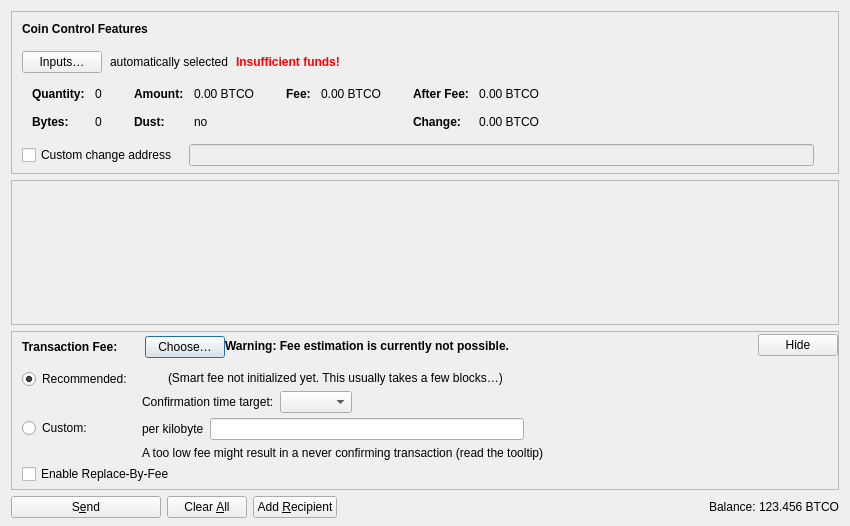
<?xml version="1.0" encoding="UTF-8"?>
<ui version="4.0">
 <class>SendCoinsDialog</class>
 <widget class="QDialog" name="SendCoinsDialog">
  <property name="geometry">
   <rect>
    <x>0</x>
    <y>0</y>
    <width>850</width>
    <height>526</height>
   </rect>
  </property>
  <property name="windowTitle">
   <string>Send Coins</string>
  </property>
  <layout class="QVBoxLayout" name="verticalLayout" stretch="0,1,0,0">
   <property name="bottomMargin">
    <number>8</number>
   </property>
   <item>
    <widget class="QFrame" name="frameCoinControl">
     <property name="sizePolicy">
      <sizepolicy hsizetype="Expanding" vsizetype="Expanding">
       <horstretch>0</horstretch>
       <verstretch>0</verstretch>
      </sizepolicy>
     </property>
     <property name="maximumSize">
      <size>
       <width>16777215</width>
       <height>16777215</height>
      </size>
     </property>
     <property name="frameShape">
      <enum>QFrame::StyledPanel</enum>
     </property>
     <property name="frameShadow">
      <enum>QFrame::Sunken</enum>
     </property>
     <layout class="QVBoxLayout" name="verticalLayoutCoinControl2">
      <property name="spacing">
       <number>0</number>
      </property>
      <property name="leftMargin">
       <number>0</number>
      </property>
      <property name="topMargin">
       <number>0</number>
      </property>
      <property name="rightMargin">
       <number>0</number>
      </property>
      <property name="bottomMargin">
       <number>6</number>
      </property>
      <item>
       <layout class="QVBoxLayout" name="verticalLayoutCoinControl" stretch="0,0,0,0,1">
        <property name="spacing">
         <number>0</number>
        </property>
        <property name="leftMargin">
         <number>10</number>
        </property>
        <property name="topMargin">
         <number>10</number>
        </property>
        <item>
         <layout class="QHBoxLayout" name="horizontalLayoutCoinControl1">
          <property name="bottomMargin">
           <number>15</number>
          </property>
          <item>
           <widget class="QLabel" name="labelCoinControlFeatures">
            <property name="sizePolicy">
             <sizepolicy hsizetype="Preferred" vsizetype="Maximum">
              <horstretch>0</horstretch>
              <verstretch>0</verstretch>
             </sizepolicy>
            </property>
            <property name="font">
             <font>
              <weight>75</weight>
              <bold>true</bold>
             </font>
            </property>
            <property name="styleSheet">
             <string notr="true">font-weight:bold;</string>
            </property>
            <property name="text">
             <string>Coin Control Features</string>
            </property>
           </widget>
          </item>
         </layout>
        </item>
        <item>
         <layout class="QHBoxLayout" name="horizontalLayoutCoinControl2" stretch="0,0,0,0">
          <property name="spacing">
           <number>8</number>
          </property>
          <property name="bottomMargin">
           <number>10</number>
          </property>
          <item>
           <widget class="QPushButton" name="pushButtonCoinControl">
            <property name="styleSheet">
             <string notr="true"/>
            </property>
            <property name="text">
             <string>Inputs…</string>
            </property>
            <property name="autoDefault">
             <bool>false</bool>
            </property>
           </widget>
          </item>
          <item>
           <widget class="QLabel" name="labelCoinControlAutomaticallySelected">
            <property name="text">
             <string>automatically selected</string>
            </property>
            <property name="margin">
             <number>5</number>
            </property>
           </widget>
          </item>
          <item>
           <widget class="QLabel" name="labelCoinControlInsuffFunds">
            <property name="font">
             <font>
              <weight>75</weight>
              <bold>true</bold>
             </font>
            </property>
            <property name="styleSheet">
             <string notr="true">color:red;font-weight:bold;</string>
            </property>
            <property name="text">
             <string>Insufficient funds!</string>
            </property>
            <property name="margin">
             <number>5</number>
            </property>
           </widget>
          </item>
          <item>
           <spacer name="horizontalSpacerCoinControl">
            <property name="orientation">
             <enum>Qt::Horizontal</enum>
            </property>
            <property name="sizeHint" stdset="0">
             <size>
              <width>40</width>
              <height>1</height>
             </size>
            </property>
           </spacer>
          </item>
         </layout>
        </item>
        <item>
         <widget class="QWidget" name="widgetCoinControl" native="true">
          <property name="sizePolicy">
           <sizepolicy hsizetype="Preferred" vsizetype="Preferred">
            <horstretch>0</horstretch>
            <verstretch>0</verstretch>
           </sizepolicy>
          </property>
          <property name="minimumSize">
           <size>
            <width>0</width>
            <height>0</height>
           </size>
          </property>
          <property name="styleSheet">
           <string notr="true"/>
          </property>
          <layout class="QHBoxLayout" name="horizontalLayoutCoinControl5">
           <property name="leftMargin">
            <number>0</number>
           </property>
           <property name="topMargin">
            <number>0</number>
           </property>
           <property name="rightMargin">
            <number>0</number>
           </property>
           <property name="bottomMargin">
            <number>0</number>
           </property>
           <item>
            <layout class="QHBoxLayout" name="horizontalLayoutCoinControl3" stretch="0,0,0,1">
             <property name="spacing">
              <number>20</number>
             </property>
             <property name="topMargin">
              <number>0</number>
             </property>
             <property name="bottomMargin">
              <number>10</number>
             </property>
             <item>
              <layout class="QFormLayout" name="formLayoutCoinControl1">
               <property name="horizontalSpacing">
                <number>10</number>
               </property>
               <property name="verticalSpacing">
                <number>14</number>
               </property>
               <property name="leftMargin">
                <number>10</number>
               </property>
               <property name="topMargin">
                <number>4</number>
               </property>
               <property name="rightMargin">
                <number>6</number>
               </property>
               <item row="0" column="0">
                <widget class="QLabel" name="labelCoinControlQuantityText">
                 <property name="font">
                  <font>
                   <weight>75</weight>
                   <bold>true</bold>
                  </font>
                 </property>
                 <property name="text">
                  <string>Quantity:</string>
                 </property>
                 <property name="margin">
                  <number>0</number>
                 </property>
                </widget>
               </item>
               <item row="0" column="1">
                <widget class="QLabel" name="labelCoinControlQuantity">
                 <property name="cursor">
                  <cursorShape>IBeamCursor</cursorShape>
                 </property>
                 <property name="contextMenuPolicy">
                  <enum>Qt::ActionsContextMenu</enum>
                 </property>
                 <property name="text">
                  <string notr="true">0</string>
                 </property>
                 <property name="margin">
                  <number>0</number>
                 </property>
                 <property name="textInteractionFlags">
                  <set>Qt::LinksAccessibleByMouse|Qt::TextSelectableByKeyboard|Qt::TextSelectableByMouse</set>
                 </property>
                </widget>
               </item>
               <item row="1" column="0">
                <widget class="QLabel" name="labelCoinControlBytesText">
                 <property name="font">
                  <font>
                   <weight>75</weight>
                   <bold>true</bold>
                  </font>
                 </property>
                 <property name="text">
                  <string>Bytes:</string>
                 </property>
                </widget>
               </item>
               <item row="1" column="1">
                <widget class="QLabel" name="labelCoinControlBytes">
                 <property name="cursor">
                  <cursorShape>IBeamCursor</cursorShape>
                 </property>
                 <property name="contextMenuPolicy">
                  <enum>Qt::ActionsContextMenu</enum>
                 </property>
                 <property name="text">
                  <string notr="true">0</string>
                 </property>
                 <property name="textInteractionFlags">
                  <set>Qt::LinksAccessibleByMouse|Qt::TextSelectableByKeyboard|Qt::TextSelectableByMouse</set>
                 </property>
                </widget>
               </item>
              </layout>
             </item>
             <item>
              <layout class="QFormLayout" name="formLayoutCoinControl2">
               <property name="horizontalSpacing">
                <number>10</number>
               </property>
               <property name="verticalSpacing">
                <number>14</number>
               </property>
               <property name="leftMargin">
                <number>6</number>
               </property>
               <property name="topMargin">
                <number>4</number>
               </property>
               <property name="rightMargin">
                <number>6</number>
               </property>
               <item row="0" column="0">
                <widget class="QLabel" name="labelCoinControlAmountText">
                 <property name="font">
                  <font>
                   <weight>75</weight>
                   <bold>true</bold>
                  </font>
                 </property>
                 <property name="text">
                  <string>Amount:</string>
                 </property>
                 <property name="margin">
                  <number>0</number>
                 </property>
                </widget>
               </item>
               <item row="0" column="1">
                <widget class="QLabel" name="labelCoinControlAmount">
                 <property name="cursor">
                  <cursorShape>IBeamCursor</cursorShape>
                 </property>
                 <property name="contextMenuPolicy">
                  <enum>Qt::ActionsContextMenu</enum>
                 </property>
                 <property name="text">
                  <string notr="true">0.00 BTCO</string>
                 </property>
                 <property name="textInteractionFlags">
                  <set>Qt::LinksAccessibleByMouse|Qt::TextSelectableByKeyboard|Qt::TextSelectableByMouse</set>
                 </property>
                </widget>
               </item>
               <item row="1" column="0">
                <widget class="QLabel" name="labelCoinControlLowOutputText">
                 <property name="font">
                  <font>
                   <weight>75</weight>
                   <bold>true</bold>
                  </font>
                 </property>
                 <property name="text">
                  <string>Dust:</string>
                 </property>
                </widget>
               </item>
               <item row="1" column="1">
                <widget class="QLabel" name="labelCoinControlLowOutput">
                 <property name="cursor">
                  <cursorShape>IBeamCursor</cursorShape>
                 </property>
                 <property name="contextMenuPolicy">
                  <enum>Qt::ActionsContextMenu</enum>
                 </property>
                 <property name="text">
                  <string notr="true">no</string>
                 </property>
                 <property name="textInteractionFlags">
                  <set>Qt::LinksAccessibleByMouse|Qt::TextSelectableByKeyboard|Qt::TextSelectableByMouse</set>
                 </property>
                </widget>
               </item>
              </layout>
             </item>
             <item>
              <layout class="QFormLayout" name="formLayoutCoinControl3">
               <property name="horizontalSpacing">
                <number>10</number>
               </property>
               <property name="verticalSpacing">
                <number>14</number>
               </property>
               <property name="leftMargin">
                <number>6</number>
               </property>
               <property name="topMargin">
                <number>4</number>
               </property>
               <property name="rightMargin">
                <number>6</number>
               </property>
               <item row="0" column="0">
                <widget class="QLabel" name="labelCoinControlFeeText">
                 <property name="font">
                  <font>
                   <weight>75</weight>
                   <bold>true</bold>
                  </font>
                 </property>
                 <property name="text">
                  <string>Fee:</string>
                 </property>
                 <property name="margin">
                  <number>0</number>
                 </property>
                </widget>
               </item>
               <item row="0" column="1">
                <widget class="QLabel" name="labelCoinControlFee">
                 <property name="cursor">
                  <cursorShape>IBeamCursor</cursorShape>
                 </property>
                 <property name="contextMenuPolicy">
                  <enum>Qt::ActionsContextMenu</enum>
                 </property>
                 <property name="text">
                  <string notr="true">0.00 BTCO</string>
                 </property>
                 <property name="textInteractionFlags">
                  <set>Qt::LinksAccessibleByMouse|Qt::TextSelectableByKeyboard|Qt::TextSelectableByMouse</set>
                 </property>
                </widget>
               </item>
              </layout>
             </item>
             <item>
              <layout class="QFormLayout" name="formLayoutCoinControl4">
               <property name="horizontalSpacing">
                <number>10</number>
               </property>
               <property name="verticalSpacing">
                <number>14</number>
               </property>
               <property name="leftMargin">
                <number>6</number>
               </property>
               <property name="topMargin">
                <number>4</number>
               </property>
               <property name="rightMargin">
                <number>6</number>
               </property>
               <item row="0" column="0">
                <widget class="QLabel" name="labelCoinControlAfterFeeText">
                 <property name="font">
                  <font>
                   <weight>75</weight>
                   <bold>true</bold>
                  </font>
                 </property>
                 <property name="text">
                  <string>After Fee:</string>
                 </property>
                 <property name="margin">
                  <number>0</number>
                 </property>
                </widget>
               </item>
               <item row="0" column="1">
                <widget class="QLabel" name="labelCoinControlAfterFee">
                 <property name="cursor">
                  <cursorShape>IBeamCursor</cursorShape>
                 </property>
                 <property name="contextMenuPolicy">
                  <enum>Qt::ActionsContextMenu</enum>
                 </property>
                 <property name="text">
                  <string notr="true">0.00 BTCO</string>
                 </property>
                 <property name="textInteractionFlags">
                  <set>Qt::LinksAccessibleByMouse|Qt::TextSelectableByKeyboard|Qt::TextSelectableByMouse</set>
                 </property>
                </widget>
               </item>
               <item row="1" column="0">
                <widget class="QLabel" name="labelCoinControlChangeText">
                 <property name="font">
                  <font>
                   <weight>75</weight>
                   <bold>true</bold>
                  </font>
                 </property>
                 <property name="text">
                  <string>Change:</string>
                 </property>
                </widget>
               </item>
               <item row="1" column="1">
                <widget class="QLabel" name="labelCoinControlChange">
                 <property name="cursor">
                  <cursorShape>IBeamCursor</cursorShape>
                 </property>
                 <property name="contextMenuPolicy">
                  <enum>Qt::ActionsContextMenu</enum>
                 </property>
                 <property name="text">
                  <string notr="true">0.00 BTCO</string>
                 </property>
                 <property name="textInteractionFlags">
                  <set>Qt::LinksAccessibleByMouse|Qt::TextSelectableByKeyboard|Qt::TextSelectableByMouse</set>
                 </property>
                </widget>
               </item>
              </layout>
             </item>
            </layout>
           </item>
          </layout>
         </widget>
        </item>
        <item>
         <layout class="QHBoxLayout" name="horizontalLayoutCoinControl4" stretch="0,0,0">
          <property name="spacing">
           <number>12</number>
          </property>
          <property name="sizeConstraint">
           <enum>QLayout::SetDefaultConstraint</enum>
          </property>
          <property name="topMargin">
           <number>5</number>
          </property>
          <property name="rightMargin">
           <number>5</number>
          </property>
          <item>
           <widget class="QCheckBox" name="checkBoxCoinControlChange">
            <property name="toolTip">
             <string>If this is activated, but the change address is empty or invalid, change will be sent to a newly generated address.</string>
            </property>
            <property name="text">
             <string>Custom change address</string>
            </property>
           </widget>
          </item>
          <item>
           <widget class="QValidatedLineEdit" name="lineEditCoinControlChange">
            <property name="enabled">
             <bool>false</bool>
            </property>
            <property name="sizePolicy">
             <sizepolicy hsizetype="Expanding" vsizetype="Fixed">
              <horstretch>0</horstretch>
              <verstretch>0</verstretch>
             </sizepolicy>
            </property>
           </widget>
          </item>
          <item>
           <widget class="QLabel" name="labelCoinControlChangeLabel">
            <property name="sizePolicy">
             <sizepolicy hsizetype="Preferred" vsizetype="Expanding">
              <horstretch>0</horstretch>
              <verstretch>0</verstretch>
             </sizepolicy>
            </property>
            <property name="minimumSize">
             <size>
              <width>0</width>
              <height>0</height>
             </size>
            </property>
            <property name="text">
             <string/>
            </property>
            <property name="margin">
             <number>3</number>
            </property>
           </widget>
          </item>
         </layout>
        </item>
        <item>
         <spacer name="verticalSpacerCoinControl">
          <property name="orientation">
           <enum>Qt::Vertical</enum>
          </property>
          <property name="sizeHint" stdset="0">
           <size>
            <width>800</width>
            <height>1</height>
           </size>
          </property>
         </spacer>
        </item>
       </layout>
      </item>
     </layout>
    </widget>
   </item>
   <item>
    <widget class="QScrollArea" name="scrollArea">
     <property name="widgetResizable">
      <bool>true</bool>
     </property>
     <widget class="QWidget" name="scrollAreaWidgetContents">
      <property name="geometry">
       <rect>
        <x>0</x>
        <y>0</y>
        <width>830</width>
        <height>104</height>
       </rect>
      </property>
      <layout class="QVBoxLayout" name="verticalLayout_2" stretch="0,1">
       <property name="leftMargin">
        <number>0</number>
       </property>
       <property name="topMargin">
        <number>0</number>
       </property>
       <property name="rightMargin">
        <number>0</number>
       </property>
       <property name="bottomMargin">
        <number>0</number>
       </property>
       <item>
        <layout class="QVBoxLayout" name="entries">
         <property name="spacing">
          <number>6</number>
         </property>
        </layout>
       </item>
       <item>
        <spacer name="verticalSpacer">
         <property name="orientation">
          <enum>Qt::Vertical</enum>
         </property>
         <property name="sizeHint" stdset="0">
          <size>
           <width>20</width>
           <height>40</height>
          </size>
         </property>
        </spacer>
       </item>
      </layout>
     </widget>
    </widget>
   </item>
   <item>
    <widget class="QFrame" name="frameFee">
     <property name="sizePolicy">
      <sizepolicy hsizetype="Expanding" vsizetype="Expanding">
       <horstretch>0</horstretch>
       <verstretch>0</verstretch>
      </sizepolicy>
     </property>
     <property name="maximumSize">
      <size>
       <width>16777215</width>
       <height>16777215</height>
      </size>
     </property>
     <property name="frameShape">
      <enum>QFrame::StyledPanel</enum>
     </property>
     <property name="frameShadow">
      <enum>QFrame::Sunken</enum>
     </property>
     <layout class="QVBoxLayout" name="verticalLayoutFee1">
      <property name="spacing">
       <number>0</number>
      </property>
      <property name="leftMargin">
       <number>0</number>
      </property>
      <property name="topMargin">
       <number>0</number>
      </property>
      <property name="rightMargin">
       <number>0</number>
      </property>
      <property name="bottomMargin">
       <number>0</number>
      </property>
      <item>
       <layout class="QVBoxLayout" name="verticalLayoutFee2" stretch="0,0,0">
        <property name="spacing">
         <number>0</number>
        </property>
        <property name="leftMargin">
         <number>10</number>
        </property>
        <property name="topMargin">
         <number>0</number>
        </property>
        <item>
         <layout class="QHBoxLayout" name="horizontalLayoutFee1">
          <property name="bottomMargin">
           <number>0</number>
          </property>
          <item>
           <layout class="QVBoxLayout" name="verticalLayoutFee7">
            <property name="spacing">
             <number>0</number>
            </property>
            <item>
             <spacer name="verticalSpacerSmartFee">
              <property name="orientation">
               <enum>Qt::Vertical</enum>
              </property>
              <property name="sizeType">
               <enum>QSizePolicy::Fixed</enum>
              </property>
              <property name="sizeHint" stdset="0">
               <size>
                <width>1</width>
                <height>4</height>
               </size>
              </property>
             </spacer>
            </item>
            <item>
             <layout class="QHBoxLayout" name="horizontalLayoutSmartFee">
              <property name="spacing">
               <number>10</number>
              </property>
              <item>
               <widget class="QLabel" name="labelFeeHeadline">
                <property name="sizePolicy">
                 <sizepolicy hsizetype="Preferred" vsizetype="Maximum">
                  <horstretch>0</horstretch>
                  <verstretch>0</verstretch>
                 </sizepolicy>
                </property>
                <property name="font">
                 <font>
                  <weight>75</weight>
                  <bold>true</bold>
                 </font>
                </property>
                <property name="styleSheet">
                 <string notr="true">font-weight:bold;</string>
                </property>
                <property name="text">
                 <string>Transaction Fee:</string>
                </property>
               </widget>
              </item>
              <item>
               <widget class="QLabel" name="labelFeeMinimized">
                <property name="text">
                 <string/>
                </property>
               </widget>
              </item>
              <item>
               <widget class="QPushButton" name="buttonChooseFee">
                <property name="text">
                 <string>Choose…</string>
                </property>
               </widget>
              </item>
             </layout>
            </item>
            <item>
             <spacer name="verticalSpacer_5">
              <property name="orientation">
               <enum>Qt::Vertical</enum>
              </property>
              <property name="sizeHint" stdset="0">
               <size>
                <width>1</width>
                <height>1</height>
               </size>
              </property>
             </spacer>
            </item>
           </layout>
          </item>
          <item>
           <widget class="QLabel" name="fallbackFeeWarningLabel">
            <property name="toolTip">
             <string>Using the fallbackfee can result in sending a transaction that will take several hours or days (or never) to confirm. Consider choosing your fee manually or wait until you have validated the complete chain.</string>
            </property>
            <property name="font">
            <font>
                <weight>75</weight>
                <bold>true</bold>
            </font>
            </property>
            <property name="text">
             <string>Warning: Fee estimation is currently not possible.</string>
            </property>
            <property name="wordWrap">
             <bool>false</bool>
            </property>
           </widget>
          </item>
          <item>
           <spacer name="horizontalSpacer_4">
            <property name="orientation">
             <enum>Qt::Horizontal</enum>
            </property>
            <property name="sizeType">
             <enum>QSizePolicy::MinimumExpanding</enum>
            </property>
            <property name="sizeHint" stdset="0">
             <size>
              <width>40</width>
              <height>20</height>
             </size>
            </property>
           </spacer>
          </item>
          <item>
           <widget class="QPushButton" name="buttonMinimizeFee">
            <property name="toolTip">
             <string>Hide transaction fee settings</string>
            </property>
            <property name="text">
             <string>Hide</string>
            </property>
           </widget>
          </item>
         </layout>
        </item>
        <item>
         <widget class="QFrame" name="frameFeeSelection">
          <layout class="QVBoxLayout" name="verticalLayoutFee12">
           <property name="spacing">
            <number>0</number>
           </property>
           <property name="leftMargin">
            <number>0</number>
           </property>
           <property name="topMargin">
            <number>0</number>
           </property>
           <property name="rightMargin">
            <number>0</number>
           </property>
           <property name="bottomMargin">
            <number>0</number>
           </property>
           <item>
            <layout class="QGridLayout" name="gridLayoutFee">
             <property name="topMargin">
              <number>10</number>
             </property>
             <property name="bottomMargin">
              <number>4</number>
             </property>
             <property name="horizontalSpacing">
              <number>10</number>
             </property>
             <property name="verticalSpacing">
              <number>4</number>
             </property>
             <item row="1" column="1">
              <layout class="QVBoxLayout" name="verticalLayoutFee8">
               <property name="spacing">
                <number>6</number>
               </property>
               <item>
                <layout class="QHBoxLayout" name="horizontalLayoutFee13">
                 <item>
                  <widget class="QLabel" name="labelCustomPerKilobyte">
                   <property name="toolTip">
                    <string>Specify a custom fee per kB (1,000 bytes) of the transaction's virtual size.

Note:  Since the fee is calculated on a per-byte basis, a fee rate of "100 satoshis per kvB" for a transaction size of 500 virtual bytes (half of 1 kvB) would ultimately yield a fee of only 50 satoshis.</string>
                   </property>
                   <property name="text">
                    <string>per kilobyte</string>
                   </property>
                  </widget>
                 </item>
                 <item>
                  <widget class="BitcoinOilAmountField" name="customFee"/>
                 </item>
                 <item>
                  <spacer name="horizontalSpacer_6">
                   <property name="orientation">
                    <enum>Qt::Horizontal</enum>
                   </property>
                   <property name="sizeHint" stdset="0">
                    <size>
                     <width>1</width>
                     <height>1</height>
                    </size>
                   </property>
                  </spacer>
                 </item>
                </layout>
               </item>
               <item>
                <layout class="QHBoxLayout" name="horizontalLayoutFee8">
                 <item>
                  <widget class="QLabel" name="labelCustomFeeWarning">
                   <property name="enabled">
                    <bool>true</bool>
                   </property>
                   <property name="toolTip">
                    <string>When there is less transaction volume than space in the blocks, miners as well as relaying nodes may enforce a minimum fee. Paying only this minimum fee is just fine, but be aware that this can result in a never confirming transaction once there is more demand for bitcoinoil transactions than the network can process.</string>
                   </property>
                   <property name="text">
                    <string>A too low fee might result in a never confirming transaction (read the tooltip)</string>
                   </property>
                  </widget>
                 </item>
                 <item>
                  <spacer name="horizontalSpacer_2">
                   <property name="orientation">
                    <enum>Qt::Horizontal</enum>
                   </property>
                   <property name="sizeHint" stdset="0">
                    <size>
                     <width>1</width>
                     <height>1</height>
                    </size>
                   </property>
                  </spacer>
                 </item>
                </layout>
               </item>
              </layout>
             </item>
             <item row="0" column="0">
              <layout class="QVBoxLayout" name="verticalLayoutFee4" stretch="0,1">
               <item>
                <widget class="QRadioButton" name="radioSmartFee">
                 <property name="text">
                  <string>Recommended:</string>
                 </property>
                 <property name="checked">
                  <bool>true</bool>
                 </property>
                 <attribute name="buttonGroup">
                  <string notr="true">groupFee</string>
                 </attribute>
                </widget>
               </item>
               <item>
                <spacer name="verticalSpacer_2">
                 <property name="orientation">
                  <enum>Qt::Vertical</enum>
                 </property>
                 <property name="sizeHint" stdset="0">
                  <size>
                   <width>1</width>
                   <height>1</height>
                  </size>
                 </property>
                </spacer>
               </item>
              </layout>
             </item>
             <item row="1" column="0">
              <layout class="QVBoxLayout" name="verticalLayoutFee9" stretch="0,1">
               <item>
                <widget class="QRadioButton" name="radioCustomFee">
                 <property name="text">
                  <string>Custom:</string>
                 </property>
                 <attribute name="buttonGroup">
                  <string notr="true">groupFee</string>
                 </attribute>
                </widget>
               </item>
               <item>
                <spacer name="verticalSpacer_6">
                 <property name="orientation">
                  <enum>Qt::Vertical</enum>
                 </property>
                 <property name="sizeHint" stdset="0">
                  <size>
                   <width>1</width>
                   <height>1</height>
                  </size>
                 </property>
                </spacer>
               </item>
              </layout>
             </item>
             <item row="0" column="1">
              <layout class="QVBoxLayout" name="verticalLayoutFee3" stretch="0,0,1">
               <property name="spacing">
                <number>6</number>
               </property>
               <property name="topMargin">
                <number>2</number>
               </property>
               <item>
                <layout class="QHBoxLayout" name="horizontalLayoutFee12">
                 <item>
                  <widget class="QLabel" name="labelSmartFee">
                   <property name="text">
                    <string/>
                   </property>
                  </widget>
                 </item>
                 <item>
                  <widget class="QLabel" name="labelFeeEstimation">
                   <property name="text">
                    <string/>
                   </property>
                  </widget>
                 </item>
                 <item>
                  <widget class="QLabel" name="labelSmartFee2">
                   <property name="text">
                    <string>(Smart fee not initialized yet. This usually takes a few blocks…)</string>
                   </property>
                  </widget>
                 </item>
                 <item>
                  <spacer name="horizontalSpacer_5">
                   <property name="orientation">
                    <enum>Qt::Horizontal</enum>
                   </property>
                   <property name="sizeHint" stdset="0">
                    <size>
                     <width>1</width>
                     <height>1</height>
                    </size>
                   </property>
                  </spacer>
                 </item>
                </layout>
               </item>
               <item>
                <layout class="QHBoxLayout" name="horizontalLayoutFee9">
                 <item>
                  <layout class="QVBoxLayout" name="verticalLayoutFee6">
                   <item>
                    <widget class="QLabel" name="labelSmartFee3">
                     <property name="text">
                      <string>Confirmation time target:</string>
                     </property>
                    </widget>
                   </item>
                  </layout>
                 </item>
                 <item>
                  <layout class="QVBoxLayout" name="verticalLayoutFee5">
                   <property name="rightMargin">
                    <number>30</number>
                   </property>
                   <item>
                    <layout class="QHBoxLayout" name="horizontalLayoutConfTarget">
                     <property name="bottomMargin">
                      <number>0</number>
                     </property>
                     <item>
                      <widget class="QComboBox" name="confTargetSelector"/>
                     </item>
                     <item>
                      <spacer name="horizontalSpacerConfTarget">
                       <property name="orientation">
                        <enum>Qt::Horizontal</enum>
                       </property>
                       <property name="sizeHint" stdset="0">
                        <size>
                         <width>40</width>
                         <height>20</height>
                        </size>
                       </property>
                      </spacer>
                     </item>
                    </layout>
                   </item>
                  </layout>
                 </item>
                </layout>
               </item>
               <item>
                <spacer name="verticalSpacer_4">
                 <property name="orientation">
                  <enum>Qt::Vertical</enum>
                 </property>
                 <property name="sizeHint" stdset="0">
                  <size>
                   <width>1</width>
                   <height>1</height>
                  </size>
                 </property>
                </spacer>
               </item>
              </layout>
             </item>
            </layout>
           </item>
           <item>
            <widget class="QCheckBox" name="optInRBF">
             <property name="text">
              <string>Enable Replace-By-Fee</string>
             </property>
             <property name="toolTip">
              <string>With Replace-By-Fee (BIP-125) you can increase a transaction's fee after it is sent. Without this, a higher fee may be recommended to compensate for increased transaction delay risk.</string>
             </property>
            </widget>
           </item>
          </layout>
         </widget>
        </item>
        <item>
         <spacer name="verticalSpacerFee">
          <property name="orientation">
           <enum>Qt::Vertical</enum>
          </property>
          <property name="sizeHint" stdset="0">
           <size>
            <width>40</width>
            <height>5</height>
           </size>
          </property>
         </spacer>
        </item>
       </layout>
      </item>
     </layout>
    </widget>
   </item>
   <item>
    <layout class="QHBoxLayout" name="horizontalLayout">
     <item>
      <widget class="QPushButton" name="sendButton">
       <property name="minimumSize">
        <size>
         <width>150</width>
         <height>0</height>
        </size>
       </property>
       <property name="toolTip">
        <string>Confirm the send action</string>
       </property>
       <property name="text">
        <string>S&amp;end</string>
       </property>
       <property name="icon">
        <iconset resource="../bitcoinoil.qrc">
         <normaloff>:/icons/send</normaloff>:/icons/send</iconset>
       </property>
       <property name="autoDefault">
        <bool>false</bool>
       </property>
       <property name="default">
        <bool>false</bool>
       </property>
      </widget>
     </item>
     <item>
      <widget class="QPushButton" name="clearButton">
       <property name="sizePolicy">
        <sizepolicy hsizetype="Minimum" vsizetype="Fixed">
         <horstretch>0</horstretch>
         <verstretch>0</verstretch>
        </sizepolicy>
       </property>
       <property name="toolTip">
        <string>Clear all fields of the form.</string>
       </property>
       <property name="text">
        <string>Clear &amp;All</string>
       </property>
       <property name="icon">
        <iconset resource="../bitcoinoil.qrc">
         <normaloff>:/icons/remove</normaloff>:/icons/remove</iconset>
       </property>
       <property name="autoDefault">
        <bool>false</bool>
       </property>
      </widget>
     </item>
     <item>
      <widget class="QPushButton" name="addButton">
       <property name="toolTip">
        <string>Send to multiple recipients at once</string>
       </property>
       <property name="text">
        <string>Add &amp;Recipient</string>
       </property>
       <property name="icon">
        <iconset resource="../bitcoinoil.qrc">
         <normaloff>:/icons/add</normaloff>:/icons/add</iconset>
       </property>
       <property name="autoDefault">
        <bool>false</bool>
       </property>
      </widget>
     </item>
     <item>
      <spacer name="horizontalSpacer">
       <property name="orientation">
        <enum>Qt::Horizontal</enum>
       </property>
       <property name="sizeHint" stdset="0">
        <size>
         <width>40</width>
         <height>20</height>
        </size>
       </property>
      </spacer>
     </item>
     <item>
      <layout class="QHBoxLayout" name="horizontalLayout_2">
       <property name="spacing">
        <number>3</number>
       </property>
       <item>
        <widget class="QLabel" name="labelBalanceName">
         <property name="sizePolicy">
          <sizepolicy hsizetype="Preferred" vsizetype="Fixed">
           <horstretch>0</horstretch>
           <verstretch>0</verstretch>
          </sizepolicy>
         </property>
         <property name="text">
          <string>Balance:</string>
         </property>
        </widget>
       </item>
       <item>
        <widget class="QLabel" name="labelBalance">
         <property name="sizePolicy">
          <sizepolicy hsizetype="Preferred" vsizetype="Fixed">
           <horstretch>0</horstretch>
           <verstretch>0</verstretch>
          </sizepolicy>
         </property>
         <property name="cursor">
          <cursorShape>IBeamCursor</cursorShape>
         </property>
         <property name="text">
          <string notr="true">123.456 BTCO</string>
         </property>
         <property name="textInteractionFlags">
          <set>Qt::LinksAccessibleByMouse|Qt::TextSelectableByKeyboard|Qt::TextSelectableByMouse</set>
         </property>
        </widget>
       </item>
      </layout>
     </item>
    </layout>
   </item>
  </layout>
 </widget>
 <customwidgets>
  <customwidget>
   <class>QValidatedLineEdit</class>
   <extends>QLineEdit</extends>
   <header>qt/qvalidatedlineedit.h</header>
  </customwidget>
  <customwidget>
   <class>BitcoinOilAmountField</class>
   <extends>QLineEdit</extends>
   <header>qt/bitcoinoilamountfield.h</header>
   <container>1</container>
  </customwidget>
 </customwidgets>
 <resources>
  <include location="../bitcoinoil.qrc"/>
 </resources>
 <connections/>
 <buttongroups>
  <buttongroup name="groupFee"/>
 </buttongroups>
</ui>
